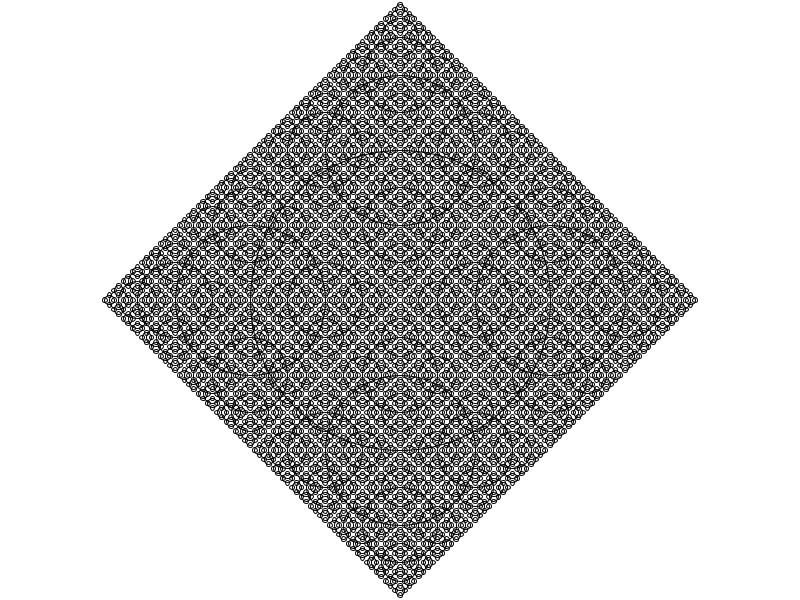
Frame 1 (no input)
Frame 60 (the mouse pressed at the canvas centre just before this capture): identical to frame 1, image omitted
Frame 120 (the mouse held since frame 60 and released just before this capture): identical to frame 1, image omitted

The Processing sketch that drew this single still picture (run headless with seeded random() and noise(); from frame 60 on, the mouse is pressed at the canvas centre):

// Processing sketch: sketch_10_recursion
// ── sketch_10_recursion.pde
void setup() {
  size(800,600);
  smooth();
}
void draw() {
  background(255);
  stroke(0);
  noFill();
  drawCircle(width/2,height/2,300);
}

void drawCircle(float x, float y, float radius) {
  ellipse(x, y, radius, radius);
  if(radius>8) {
      drawCircle(x + radius/2, y, radius/2);
      drawCircle(x - radius/2, y, radius/2);
      drawCircle(x, y + radius/2, radius/2);
      drawCircle(x, y - radius/2, radius/2);
  }
}
